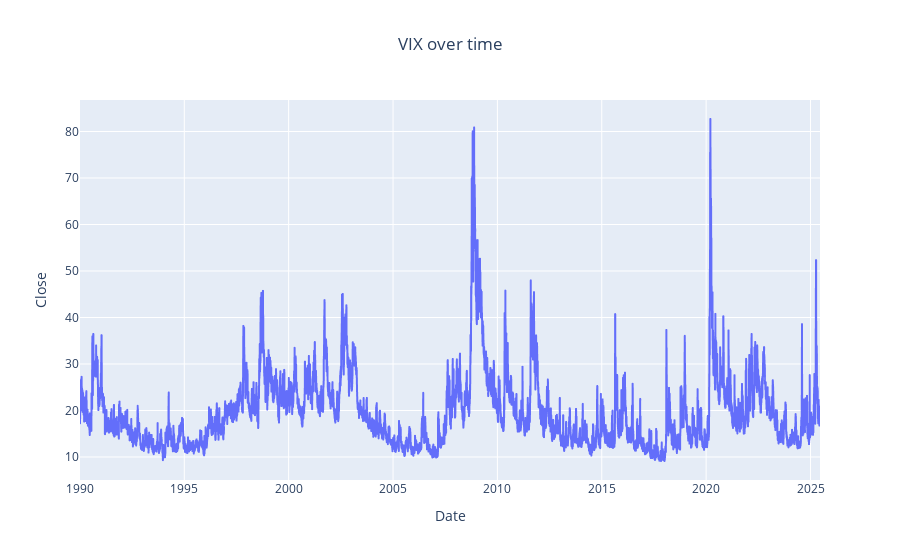

Write notebook code for a chart like this one.
### Code cell
# Dynamic visualisation of VIX prices
fig = px.line(vix,
              x=vix.index,
              y="Close",
              title='VIX over time')
fig.update_layout(title_x=0.5)  # This will center the title horizontally

fig.show()

### Figure 1 — Plotly figure (JSON) as saved in the notebook; plotly's stock layout.template omitted (floating-point values rounded to 4 significant figures; data arrays with more than 128 entries replaced by an {"elided": "..."} marker saying what was removed)
{"data": [{"hovertemplate": "Date=%{x}<br>Close=%{y}<extra></extra>", "legendgroup": "", "line": {"color": "#636efa", "dash": "solid"}, "marker": {"symbol": "circle"}, "mode": "lines", "name": "", "showlegend": false, "type": "scattergl", "x": {"elided": "8930 str values"}, "xaxis": "x", "y": {"elided": "8930 float values"}, "yaxis": "y"}], "layout": {"legend": {"tracegroupgap": 0}, "title": {"text": "VIX over time", "x": 0.5}, "xaxis": {"anchor": "y", "domain": [0, 1], "title": {"text": "Date"}}, "yaxis": {"anchor": "x", "domain": [0, 1], "title": {"text": "Close"}}}}
